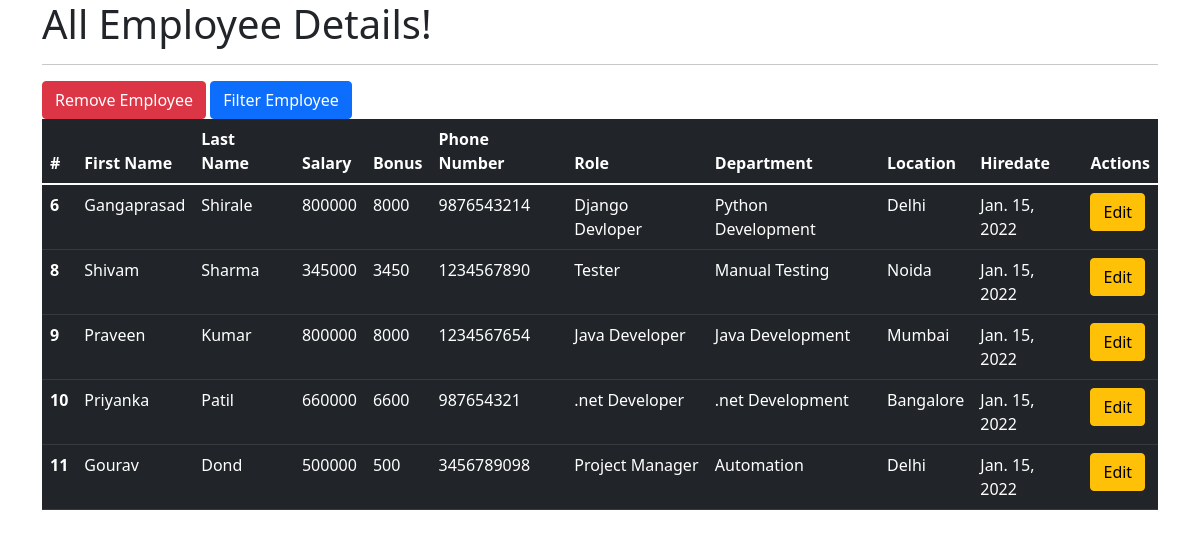
The app's page /all_emp with its own data.
### emp_app/models.py (models this page shows, shortened)
class Employee(models.Model):
    first_name = models.CharField(max_length=100, null=False)
    last_name = models.CharField(max_length=100)
    dept = models.ForeignKey(Department, on_delete=models.CASCADE)
    salary = models.IntegerField(default=0)
    bonus = models.IntegerField(default=0)
    role = models.ForeignKey(Role, on_delete=models.CASCADE)
    phone = models.IntegerField(default=0)
    hire_date = models.DateField()
    def __str__(self):
        return "%s %s %s" %(self.first_name, self.last_name, self.phone)

class Role(models.Model):
    name = models.CharField(max_length=100, null=False)

class Department(models.Model):
    name = models.CharField(max_length=100,null=False)
    location = models.CharField(max_length=100)

### emp_app/views.py (the view)
# urls.py: path('all_emp', views.all_emp, name='all_emp'),
def all_emp(request):
    emps = Employee.objects.all()
    context = {
        'emps': emps
    }
    print(context)
    return render(request, 'view_all_emp.html', context)

### emp_app/templates/view_all_emp.html (shortened to what this page needs)
<!DOCTYPE html>
<html lang="en">
<head>
    <link href="https://cdn.jsdelivr.net/npm/bootstrap@5.1.3/dist/css/bootstrap.min.css" rel="stylesheet">
</head>
<body>
<div class="container">
    <h1>All Employee Details!</h1>
    <hr>
    <a href="{% url 'remove_emp' %}" class="btn btn-danger">Remove Employee</a>
    <a href="{% url 'filter_emp' %}" class="btn btn-primary">Filter Employee</a>
    <table class="table table-dark">
        <thead>
        <tr>
            <th scope="col">#</th>
            <th scope="col">First Name</th>
            <th scope="col">Last Name</th>
            <th scope="col">Salary</th>
            <th scope="col">Bonus</th>
            <th scope="col">Phone Number</th>
            <th scope="col">Role</th>
            <th scope="col">Department</th>
            <th scope="col">Location</th>
            <th scope="col">Hiredate</th>
            <th scope="col">Actions</th>
        </tr>
        </thead>
        <tbody>
        {% for emp in emps %}
        <tr>
            <th scope="row">{{ emp.id }}</th>
            <td>{{ emp.first_name }}</td>
            <td>{{ emp.last_name }}</td>
            <td>{{ emp.salary }}</td>
            <td>{{ emp.bonus }}</td>
            <td>{{ emp.phone }}</td>
            <td>{{ emp.role.name }}</td>
            <td>{{ emp.dept.name }}</td>
            <td>{{ emp.dept.location }}</td>
            <td>{{ emp.hire_date }}</td>
            <td>
                <a href="{% url 'edit_emp' emp.id %}" class="btn btn-warning">Edit</a>
            </td>
        </tr>
        {% endfor %}
        </tbody>
    </table>
</div>
</body>
</html>

### records on screen
Employee: id "6", first_name "Gangaprasad", last_name "Shirale", salary "800000", bonus "8000", phone "9876543214", role.name "Django Devloper", dept.name "Python Development", dept.location "Delhi", hire_date "Jan. 15, 2022"
Employee: id "8", first_name "Shivam", last_name "Sharma", salary "345000", bonus "3450", phone "1234567890", role.name "Tester", dept.name "Manual Testing", dept.location "Noida", hire_date "Jan. 15, 2022"
Employee: id "9", first_name "Praveen", last_name "Kumar", salary "800000", bonus "8000", phone "1234567654", role.name "Java Developer", dept.name "Java Development", dept.location "Mumbai", hire_date "Jan. 15, 2022"
Employee: id "10", first_name "Priyanka", last_name "Patil", salary "660000", bonus "6600", phone "987654321", role.name ".net Developer", dept.name ".net Development", dept.location "Bangalore", hire_date "Jan. 15, 2022"
Employee: id "11", first_name "Gourav", last_name "Dond", salary "500000", bonus "500", phone "3456789098", role.name "Project Manager", dept.name "Automation", dept.location "Delhi", hire_date "Jan. 15, 2022"
